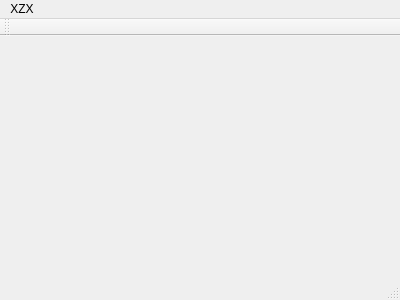
<?xml version="1.0" encoding="UTF-8"?>
<ui version="4.0">
 <class>MainWindow</class>
 <widget class="QMainWindow" name="MainWindow">
  <property name="geometry">
   <rect>
    <x>0</x>
    <y>0</y>
    <width>400</width>
    <height>300</height>
   </rect>
  </property>
  <property name="windowTitle">
   <string>MainWindow</string>
  </property>
  <widget class="QWidget" name="centralWidget"/>
  <widget class="QMenuBar" name="menuBar">
   <property name="geometry">
    <rect>
     <x>0</x>
     <y>0</y>
     <width>400</width>
     <height>23</height>
    </rect>
   </property>
   <widget class="QMenu" name="menuXZX">
    <property name="title">
     <string>XZX</string>
    </property>
    <addaction name="actionZxcz"/>
   </widget>
   <addaction name="menuXZX"/>
  </widget>
  <widget class="QToolBar" name="mainToolBar">
   <attribute name="toolBarArea">
    <enum>TopToolBarArea</enum>
   </attribute>
   <attribute name="toolBarBreak">
    <bool>false</bool>
   </attribute>
  </widget>
  <widget class="QStatusBar" name="statusBar"/>
  <action name="actionZxcz">
   <property name="text">
    <string>zxcz</string>
   </property>
  </action>
 </widget>
 <layoutdefault spacing="6" margin="11"/>
 <resources/>
 <connections/>
</ui>
